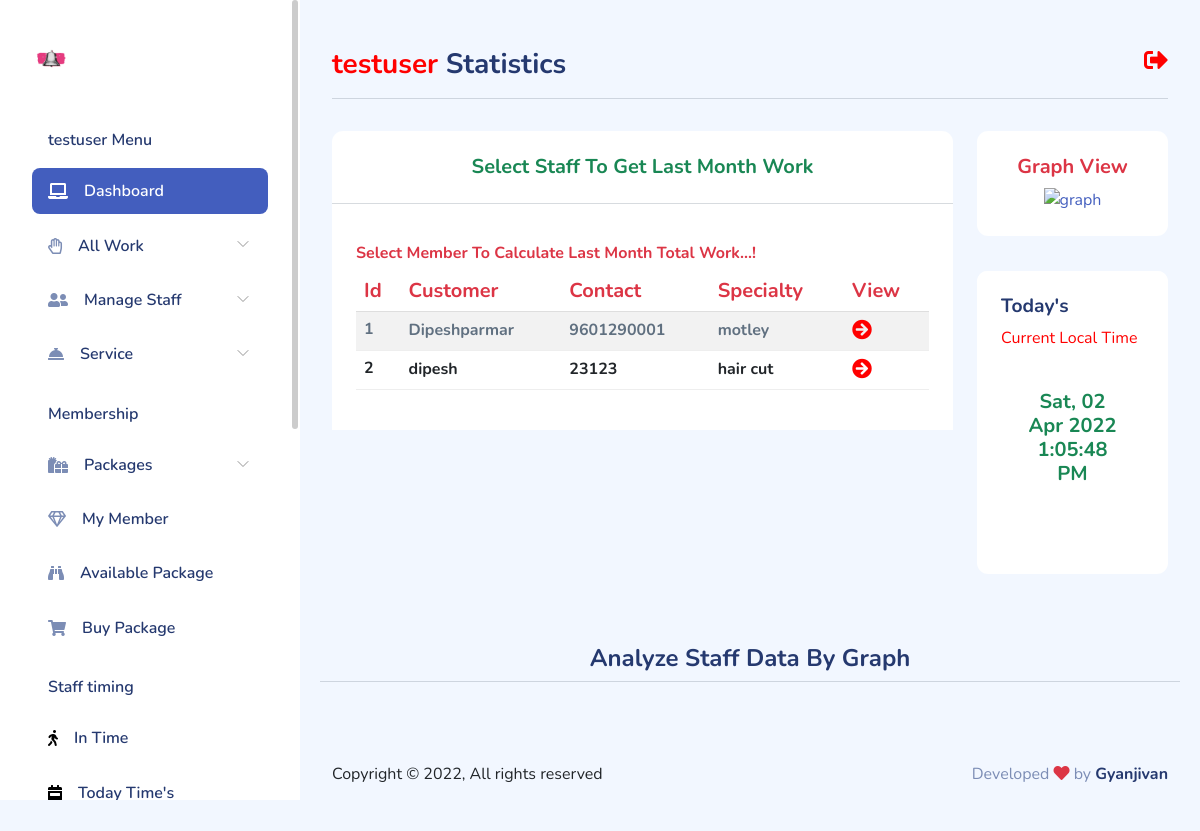
The app's page /client/staff-month-work/ (signed in) with its own data.
### client/models.py (models this page shows)
class Staff(models.Model):
    user = models.ForeignKey(
        User, on_delete=models.CASCADE, null=True, blank=True)
    profile = models.ImageField(upload_to='staff/')
    name = models.CharField(max_length=100)
    phone = models.PositiveIntegerField()
    email = models.EmailField(max_length=100, null=True, blank=True)
    service = models.CharField(max_length=100, null=True, blank=True)
    fdate = models.DateTimeField(auto_now_add=True)
    def __str__(self) -> str:
        return self.name

### client/views.py (the view)
# urls.py: path('staff-month-work/', views.month_work, name='lastmon'),
@user_passes_test(lambda u: u.is_authenticated, login_url='/')
def month_work(request):
    mo_wk = Staff.objects.filter(user=request.user)
    for ch in mo_wk:
        print(ch)
        lela = ch
    context = {'data': mo_wk,'lol':lela}
    return render(request, 'client/month_work.html', context)

### client/templates/client/month_work.html (shortened to what this page needs)
{% extends "client/layout.html" %}
{% load static %}
{% block side_little %}
<div class="card-body">
    <h5 class="text-center text-danger">Graph View</h5>
    <center>
        <a href="#myPlot">
            <img src="{% static 'client/img/line-chart.gif' %}" class="" style="width:100px;" alt="graph" srcset="">
        </a>
    </center>
</div>
{% endblock side_little %}
{% block table %}
    <div class="text-center text-success mt-4 h5 mb-2">Select Staff To Get Last Month Work</div>
    <hr>
    <div class="card-header">
        <h6 class="text-danger">Select Member To Calculate Last Month Total Work...!</h6>
        <div class="table-responsive table-responsive-lg table-responsive-md table-responsive-sm">
        <table class="table table-striped table-hover h5 text-danger">
            <thead class="thead-dark">
              <tr>
                <th scope="col">Id</th>
                <th scope="col">Customer</th>
                <th scope="col">Contact</th>
                <th scope="col">Specialty </th>
                <th scope="col">View</th>
              </tr>
            </thead>
            <tbody class="h6 text-dark">
                {% if data %}
                    {% for dt in data %}
                        <tr>
                        <th scope="row">{{forloop.counter}}</th>
                        <td>{{dt.name}}</td>
                        <td>{{dt.phone}}</td>
                        <td>{{dt.service}}</td>
                        <td><a href="{% url 'month_work' dt.name %}">
                            <i class="fas fa-arrow-circle-right" style="font-size:20px; color:red;"></i></td>
                        </tr>
                    {% endfor %}
                {% else %}
                <center>
                    <img src="{% static 'client/img/product-list.png' %}" class="img-fluid" alt="data not found" srcset="">
                  </center>
                        <h5 class="text-danger">Data Not Available</h5>
                {% endif %}
            </tbody>
          </table>
        </div>
    </div>
{% endblock table %}
{% block cardfeatur %}
<div class="card-header">
    <h4>Today's</h4><span><marquee style="color:red;">Current Local Time</marquee> </span>
</div>
<div class="px-4 pb-4">
    <div class="card-content pb-4">
        <div class="recent-message d-flex px-4 py-3">
            <span class="text-center text-success font-weight-bold h5">
                {% now "D, d M Y" %}
                <p id="demo"></p>
            </span>
        </div>
    </div>
</div>
{% endblock cardfeatur %}
{% block chart %}
    <h4 class="text-center text-capitalize">analyze staff data by graph</h4>
    <hr>
 <div class="col-sm-5" class="table-responsive">
 </div>
{% endblock chart %}

### client/templates/client/layout.html (shortened to what this page needs)
{% load static %}
<!DOCTYPE html>
<html lang="en">
<head>
    <link rel="stylesheet" href="https://use.fontawesome.com/releases/v5.11.2/css/all.css">
    <link rel="stylesheet" href="{% static 'client/css/bootstrap.css' %}">
    <link rel="stylesheet" href="{% static 'client/css/bold.css' %}">
    <link rel="stylesheet" href="{% static 'client/css/perfect-scrollbar.css' %}">
    <link rel="stylesheet" href="{% static 'client/css/bootstrap-icons.css' %}">
    <link rel="stylesheet" href="{% static 'client/css/app.css' %}">
</head>
<body>
    <div id="app">
        <div id="sidebar" class="active">
            <div class="sidebar-wrapper active">
    <div class="sidebar-header">
        <div class="d-flex justify-content-between">
            <div class="logo">
                <a href="index.html"><img src="{% static 'client/img/bell.png' %}"  class="img-fluid"  alt="Logo" srcset=""></a>
            </div>
        </div>
    </div>
    <div class="sidebar-menu">
        <ul class="menu">
            <li class="sidebar-title">{{request.user}} Menu</li>
            <li
                class="sidebar-item active ">
                <a href="{% url 'client' %}" class='sidebar-link'>
                    <i class="fas fa-laptop"></i>
                    <span>Dashboard</span>
                </a>
            </li>
            <li
                class="sidebar-item  has-sub">
                <a href="#" class='sidebar-link'>
                    <i class="far fa-hand-paper"></i>
                    <span>All Work</span>
                </a>
            </li>
            <li
                class="sidebar-item  has-sub">
                <a href="#" class='sidebar-link'>
                    <i class="fas fa-user-friends"></i>
                    <span>Manage Staff</span>
                </a>
            </li>
            <li
                class="sidebar-item  has-sub">
                <a href="#" class='sidebar-link'>
                    <i class="fas fa-concierge-bell" style=""></i>
                    <span>Service</span>
                </a>
            </li>
            <li class="sidebar-title">Membership</li>
            <li
                class="sidebar-item  has-sub">
                <a href="#" class='sidebar-link'>
                    <i class="fas fa-gifts"></i>
                    <span>Packages</span>
                </a>
            </li>
            <li
            class="sidebar-item  ">
            <a href="{% url 'paid_mem' %}" class='sidebar-link'>
                <i class="far fa-gem"></i>
                <span>My Member</span>
            </a>
            </li>
            <li
            class="sidebar-item  ">
            <a href="{% url 'avail' %}" class='sidebar-link'>
                <i class="fas fa-binoculars"></i>
                <span>Available Package</span>
            </a>
            </li>
            <li
                class="sidebar-item  ">
                <a href="{% url 'buy_pack' %}" class='sidebar-link'>
                    <i class="fas fa-shopping-cart"></i>
                    <span>  Buy Package</span>
                </a>
            </li>
            <li class="sidebar-title">Staff timing</li>
            <li
                class="sidebar-item  ">
                <a href="{% url 'timing' %}" class='sidebar-link'>
                    <i class="fas fa-walking" style="color:black;"></i>
                    <span>In Time</span>
                </a>
            </li>
            <li
                class="sidebar-item   ">
                <a href="{% url 'totime' %}" class='sidebar-link'>
                    <i class="fas fa-calendar-week" style="color:black;"></i>
                    <span>Today Time's</span>
                </a>
            </li>
        </ul>
    </div>
</div>
        </div>
        <div id="main">
<div class="page-heading">
    <div class="float-end">
        <a href="{% url 'logoutv' %}"  ><i class="fas fa-sign-out-alt" style="font-size:24px; color:red;"></i></a>
    </div>
    <h3> <span style="color:red;">{{request.user}}</span> Statistics</h3>
    <hr>
</div>
<div class="page-content">
    <section class="row">
        <div class="col-12 col-lg-9">
            <div class="row">
                <div class="col-12">
                    <div class="card">
                        {% block table %}{% endblock table %}
                    </div>
                </div>
            </div>
            <div class="row">
                <div class="col-12 col-xl-4">
                </div>
                <div class="col-12 col-xl-8">
                </div>
            </div>
        </div>
        <div class="col-12 col-lg-3">
            <div class="card">
                {% block side_little %}{% endblock side_little %}
            </div>
            <div class="card">
                {% block cardfeatur %}{% endblock cardfeatur %}
            </div>
            </div>
        </section>
    </div>
    <div class="page-content mb-5">
        <section class="row">
            {% block chart %}{% endblock chart %}
        </section>
    </div>
            <footer class="black">
                <div class="footer clearfix mb-0 text-muted">
                    <div class="float-start text-dark">
                        <p>Copyright  &copy; {% now 'Y' %},   All rights reserved</p>
                    </div>
                    <div class="float-end">
                        <p>Developed <span class="text-danger"><i class="fas fa-heart"></i></span> by <a
                                href="" class="h6">Gyanjivan</a></p>
                    </div>
                </div>
            </footer>
        </div>
    </div>
</body>
</html>

### client/static/client/css/perfect-scrollbar.css (style rules this page uses)
.ps { overflow: hidden !important; overflow-anchor: none; -ms-overflow-style: none; touch-action: auto; -ms-touch-action: auto; }

### client/static/client/css/app.css (style rules this page uses)
.card { border:none;margin-bottom:2.2rem }
.card .card-header { border:none }
.card .card-header h4 { font-size:1.2rem;font-weight:700 }
.card .card-content { position:relative }
.card .card-body { padding:1.5rem }
#sidebar.active .sidebar-wrapper { left:0 }
.sidebar-wrapper { background-color:#fff;bottom:0;height:100vh;overflow-y:auto;position:fixed;top:0;transition:left .5s ease-out;width:300px;z-index:10 }
.sidebar-wrapper .sidebar-header { font-size:2rem;font-weight:700;padding:2rem 2rem 1rem }
.sidebar-wrapper .sidebar-header img { height:1.2rem }
.sidebar-wrapper .menu { font-weight:600;margin-top:2rem;padding:0 2rem }
.sidebar-wrapper .menu .sidebar-title { color:#25396f;font-size:1rem;font-weight:600;list-style:none;margin:1.5rem 0 1rem;padding:0 1rem }
.sidebar-wrapper .menu .sidebar-link { align-items:center;border-radius:.5rem;color:#25396f;display:block;display:flex;font-size:1rem;padding:.7rem 1rem;text-decoration:none;transition:all .5s }
.sidebar-wrapper .menu .sidebar-link i,.sidebar-wrapper .menu .sidebar-link svg { color:#7c8db5 }
.sidebar-wrapper .menu .sidebar-link span { margin-left:1rem }
.sidebar-wrapper .menu .sidebar-item { list-style:none;margin-top:.5rem;position:relative }
.sidebar-wrapper .menu .sidebar-item.has-sub .sidebar-link:after { color:#ccc;display:block;position:absolute;right:15px;top:12px }
.sidebar-wrapper .menu .sidebar-item.active>.sidebar-link { background-color:#435ebe }
.sidebar-wrapper .menu .sidebar-item.active>.sidebar-link span { color:#fff }
.sidebar-wrapper .menu .sidebar-item.active>.sidebar-link i,.sidebar-wrapper .menu .sidebar-item.active>.sidebar-link svg { fill:#fff;color:#fff }
.dataTable-table td,.dataTable-table thead th,.table td,.table thead th { vertical-align:middle }
.dataTable-table:not(.table-borderless) thead th,.table:not(.table-borderless) thead th { border-bottom:1px solid #dedede!important }
#main { margin-left:300px;padding:2rem }
.page-heading { margin:0 0 2rem }
.page-heading h3 { font-weight:700 }
a { text-decoration:none }

### records on screen
Staff: name "Dipeshparmar", phone "9601290001", service "motley"
Staff: name "dipesh", phone "23123", service "hair cut"

### other values on screen
{{ request.user }} "testuser"
